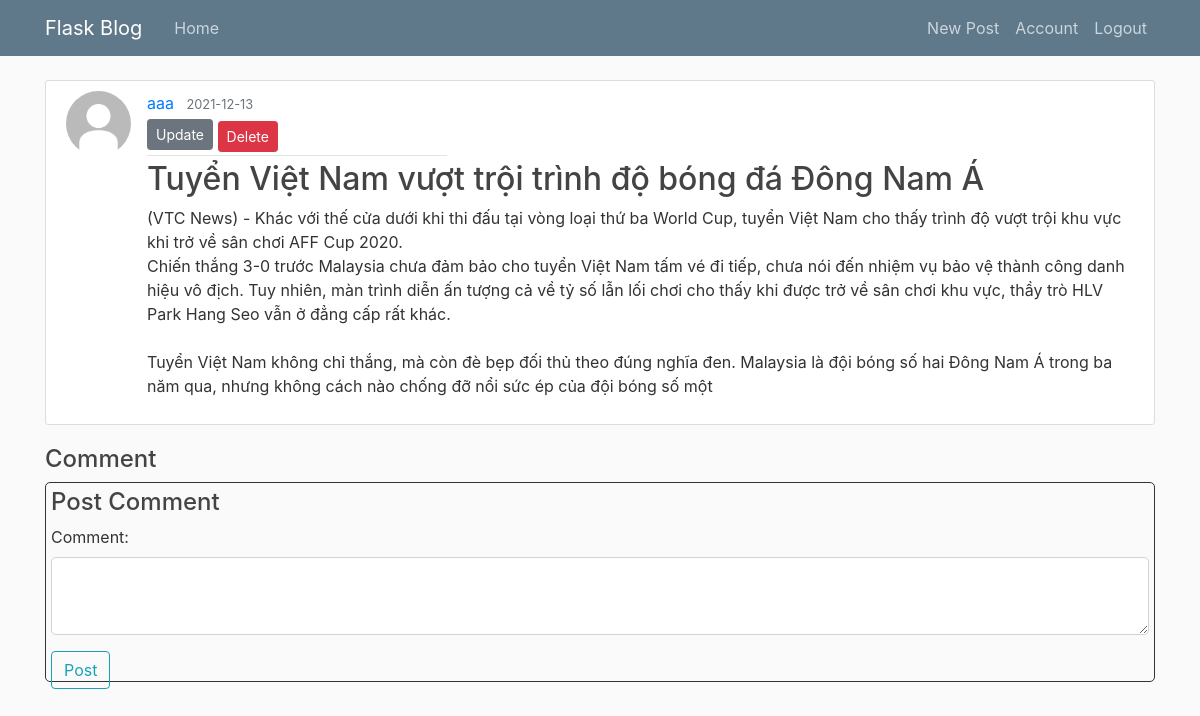
The app's page /post/2 (signed in) with its own data.
### flaskblog/models.py (models this page shows, shortened)
class User(db.Model, UserMixin):
    id = db.Column(db.Integer, primary_key=True)
    username = db.Column(db.String(20), unique=True, nullable=False)
    email = db.Column(db.String(120), unique=True, nullable=False)
    image_file = db.Column(db.String(20), nullable=False, default='default.jpg')
    password = db.Column(db.String(60), nullable=False)
    posts = db.relationship('Post', backref='author', lazy=True)
    comments = db.relationship('Comment', backref='author', lazy="dynamic")

class Post(db.Model):
    id = db.Column(db.Integer, primary_key=True)
    title = db.Column(db.String(100), nullable=False)
    date_posted = db.Column(db.DateTime, nullable=False, default=datetime.utcnow)
    content = db.Column(db.Text, nullable=False)
    user_id = db.Column(db.Integer, db.ForeignKey('user.id'), nullable=False)

### flaskblog/routes.py (the view, shortened to what this page needs)
@app.route("/post/<int:post_id>", methods=['GET', 'POST'])
@login_required
def post(post_id):
    post = Post.query.get_or_404(post_id)
    comments = Comment.query.all()
    form = CommentForm()
    print(form.errors)
    return render_template('post.html', title=post.title, post=post,comments=comments, form=form)

### flaskblog/forms.py
class CommentForm(FlaskForm):
    body = TextAreaField('Content', validators=[DataRequired()])
    submit = SubmitField('Post')

### flaskblog/models.py (called while the page is built)
@login_manager.user_loader
def load_user(user_id):
    return User.query.get(int(user_id))

### flaskblog/templates/post.html (shortened to what this page needs)
{% extends "layout.html" %}
{% block content %}
  <article class="media content-section sualai ">
    <img class="rounded-circle article-img" src="{{ url_for('static', filename='profile_pics/' + post.author.image_file) }}">
    <article class="media-body">
      <div class="article-metadata">
        <a class="mr-2" href="{{ url_for('user_posts', username=post.author.username) }}">{{ post.author.username }}</a>
        <small class="text-muted">{{ post.date_posted.strftime('%Y-%m-%d') }}</small>
        {% if post.author == current_user %}
          <div>
            <a class="btn btn-secondary btn-sm mt-1 mb-1" href="{{ url_for('update_post', post_id=post.id) }}">Update</a>
            <button type="button" class="btn btn-danger btn-sm mt-1" data-toggle="modal" data-target="#deleteModal">Delete</button>
          </div>
        {% endif %}
      </div>
      <h2 class="article-title">{{ post.title }}</h2>
      <p class="article-content">{{ post.content }}</p>
      </div>
    </div>
  <h4>Comment</h4>
  <div class="binhluan">
    <form method="POST" action="">
      <h4> Post Comment</h4>
      <div class="form-group">
        <label for="comment">Comment:</label>
        <p class="article-content" >{{ form.body(class="form-control form-control-lg") }}</p>
          {{ form.submit(class="btn btn-outline-info") }}
      </div>
  </form>
  </div>
{% endblock content %}

### flaskblog/static/main.css (style rules this page uses)
body { background: #fafafa; color: #333333; margin-top: 5rem; }
a { text-decoration: none; }
h1, h2, h3, h4, h5, h6 { color: #444444; }
.content-section { background: #ffffff; padding: 10px 20px; border: 1px solid #dddddd; border-radius: 3px; margin-bottom: 20px; }
.article-title { color: #444444; }
.article-content { white-space: pre-line; }
.article-img { height: 65px; width: 65px; margin-right: 16px; }
.article-metadata { padding-bottom: 1px; margin-bottom: 4px; width: 300px; border-bottom: 1px solid #e3e3e3 }
.binhluan { padding: 5px; border: 1px solid; border-radius: 5px; height: 200px; width: 1110px; }
.sualai { width: 1110px; }

### records on screen
User: image_file (placeholder picture), author.username "aaa"
Post: date_posted "2021-12-13", title "Tuyển Việt Nam vượt trội trình độ bóng đá Đông Nam Á", content "(VTC News) - Khác với thế cửa dưới khi thi đấu tại vòng loại thứ ba World Cup, tuyển Việt Nam cho thấy trình độ vượt trội khu vực khi trở về sân chơi AFF Cup 2020. Chiến thắng 3-0 trước Malaysia chưa đảm bảo cho tuyển Việt Nam tấm vé đi tiếp, chưa nói đến nhiệm vụ bảo vệ thành công danh hiệu vô địch. Tuy nhiên, màn trình diễn ấn tượng cả về tỷ số lẫn lối chơi cho thấy khi được trở về sân chơi khu vực, thầy trò HLV Park Hang Seo vẫn ở đẳng cấp rất khác. Tuyển Việt Nam không chỉ thắng, mà còn đè bẹp đối thủ theo đúng nghĩa đen. Malaysia là đội bóng số hai Đông Nam Á trong ba năm qua, nhưng không cách nào chống đỡ nổi sức ép của đội bóng số một"
